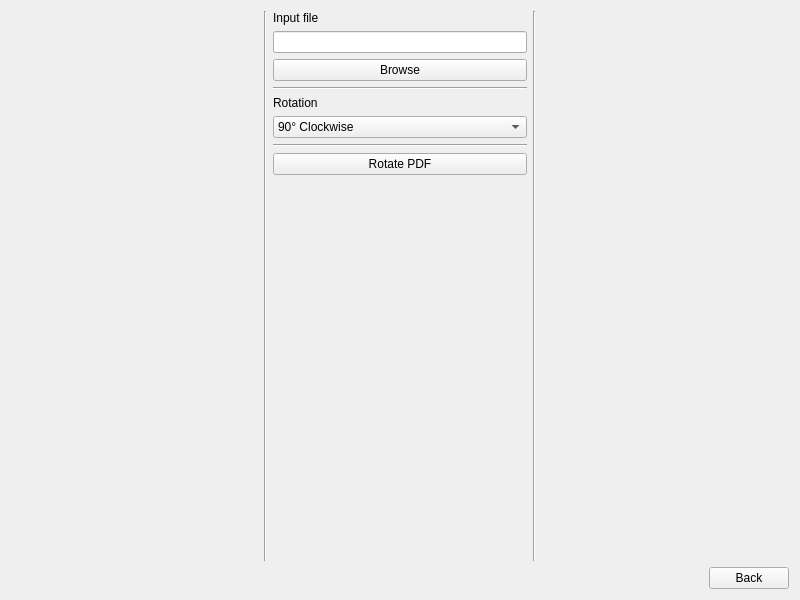
<?xml version="1.0" encoding="UTF-8"?>
<ui version="4.0">
    <class>Form</class>
    <widget class="QWidget" name="Form">
        <property name="geometry">
            <rect>
                <x>0</x>
                <y>0</y>
                <width>800</width>
                <height>600</height>
            </rect>
        </property>
        <property name="windowTitle">
            <string>Form</string>
        </property>
        <layout class="QGridLayout" name="gridLayout_2">
            <item row="0" column="0">
                <layout class="QGridLayout" name="gridLayout">
                    <item row="0" column="2">
                        <layout class="QVBoxLayout" name="verticalLayout">
                            <item>
                                <widget class="QLabel" name="label">
                                    <property name="text">
                                        <string>Input file</string>
                                    </property>
                                </widget>
                            </item>
                            <item>
                                <widget class="QLineEdit" name="txtInput"/>
                            </item>
                            <item>
                                <widget class="QPushButton" name="btnBrowse">
                                    <property name="text">
                                        <string>Browse</string>
                                    </property>
                                </widget>
                            </item>
                            <item>
                                <widget class="Line" name="line">
                                    <property name="orientation">
                                        <enum>Qt::Horizontal</enum>
                                    </property>
                                </widget>
                            </item>
                            <item>
                                <widget class="QLabel" name="label_2">
                                    <property name="text">
                                        <string>Rotation</string>
                                    </property>
                                </widget>
                            </item>
                            <item>
                                <widget class="QComboBox" name="comboRotation">
                                    <item>
                                        <property name="text">
                                            <string>90° Clockwise</string>
                                        </property>
                                    </item>
                                    <item>
                                        <property name="text">
                                            <string>90° Counter clockwise</string>
                                        </property>
                                    </item>
                                    <item>
                                        <property name="text">
                                            <string>180° Flip vertically</string>
                                        </property>
                                    </item>
                                </widget>
                            </item>
                            <item>
                                <widget class="Line" name="line_4">
                                    <property name="orientation">
                                        <enum>Qt::Horizontal</enum>
                                    </property>
                                </widget>
                            </item>
                            <item>
                                <widget class="QPushButton" name="btnRotate">
                                    <property name="text">
                                        <string>Rotate PDF</string>
                                    </property>
                                </widget>
                            </item>
                            <item>
                                <spacer name="verticalSpacer_2">
                                    <property name="orientation">
                                        <enum>Qt::Vertical</enum>
                                    </property>
                                    <property name="sizeHint" stdset="0">
                                        <size>
                                            <width>20</width>
                                            <height>40</height>
                                        </size>
                                    </property>
                                </spacer>
                            </item>
                            <item>
                                <spacer name="horizontalSpacer_2">
                                    <property name="orientation">
                                        <enum>Qt::Horizontal</enum>
                                    </property>
                                    <property name="sizeHint" stdset="0">
                                        <size>
                                            <width>40</width>
                                            <height>20</height>
                                        </size>
                                    </property>
                                </spacer>
                            </item>
                        </layout>
                    </item>
                    <item row="0" column="1">
                        <widget class="Line" name="line_2">
                            <property name="orientation">
                                <enum>Qt::Vertical</enum>
                            </property>
                        </widget>
                    </item>
                    <item row="0" column="0">
                        <spacer name="horizontalSpacer">
                            <property name="orientation">
                                <enum>Qt::Horizontal</enum>
                            </property>
                            <property name="sizeHint" stdset="0">
                                <size>
                                    <width>40</width>
                                    <height>20</height>
                                </size>
                            </property>
                        </spacer>
                    </item>
                    <item row="0" column="4">
                        <spacer name="horizontalSpacer_3">
                            <property name="orientation">
                                <enum>Qt::Horizontal</enum>
                            </property>
                            <property name="sizeHint" stdset="0">
                                <size>
                                    <width>40</width>
                                    <height>20</height>
                                </size>
                            </property>
                        </spacer>
                    </item>
                    <item row="0" column="3">
                        <widget class="Line" name="line_3">
                            <property name="orientation">
                                <enum>Qt::Vertical</enum>
                            </property>
                        </widget>
                    </item>
                </layout>
            </item>
            <item row="1" column="0">
                <layout class="QHBoxLayout" name="horizontalLayout">
                    <item>
                        <spacer name="horizontalSpacer_4">
                            <property name="orientation">
                                <enum>Qt::Horizontal</enum>
                            </property>
                            <property name="sizeHint" stdset="0">
                                <size>
                                    <width>40</width>
                                    <height>20</height>
                                </size>
                            </property>
                        </spacer>
                    </item>
                    <item>
                        <widget class="QPushButton" name="btnBack">
                            <property name="text">
                                <string>Back</string>
                            </property>
                        </widget>
                    </item>
                </layout>
            </item>
        </layout>
    </widget>
    <resources/>
    <connections/>
</ui>
